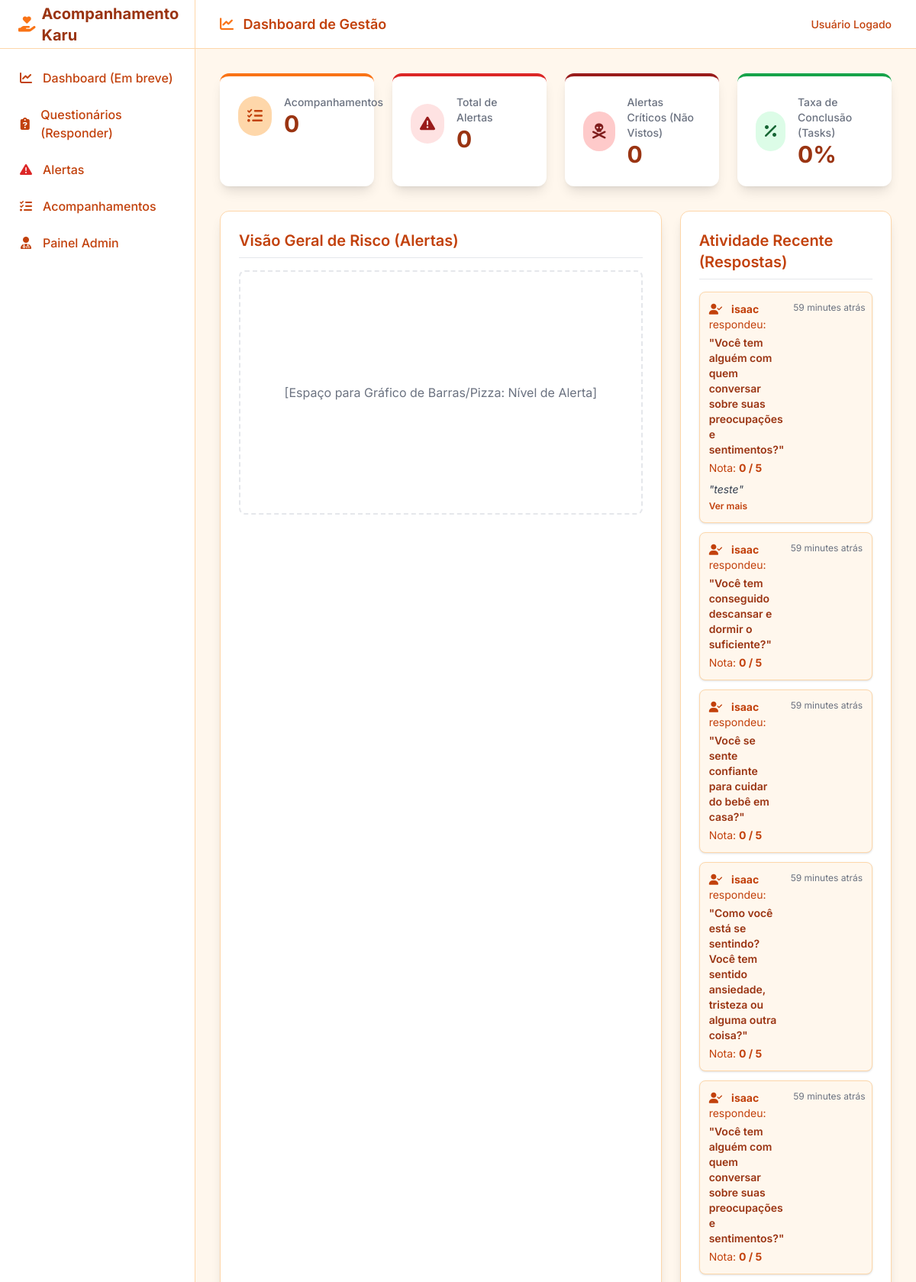
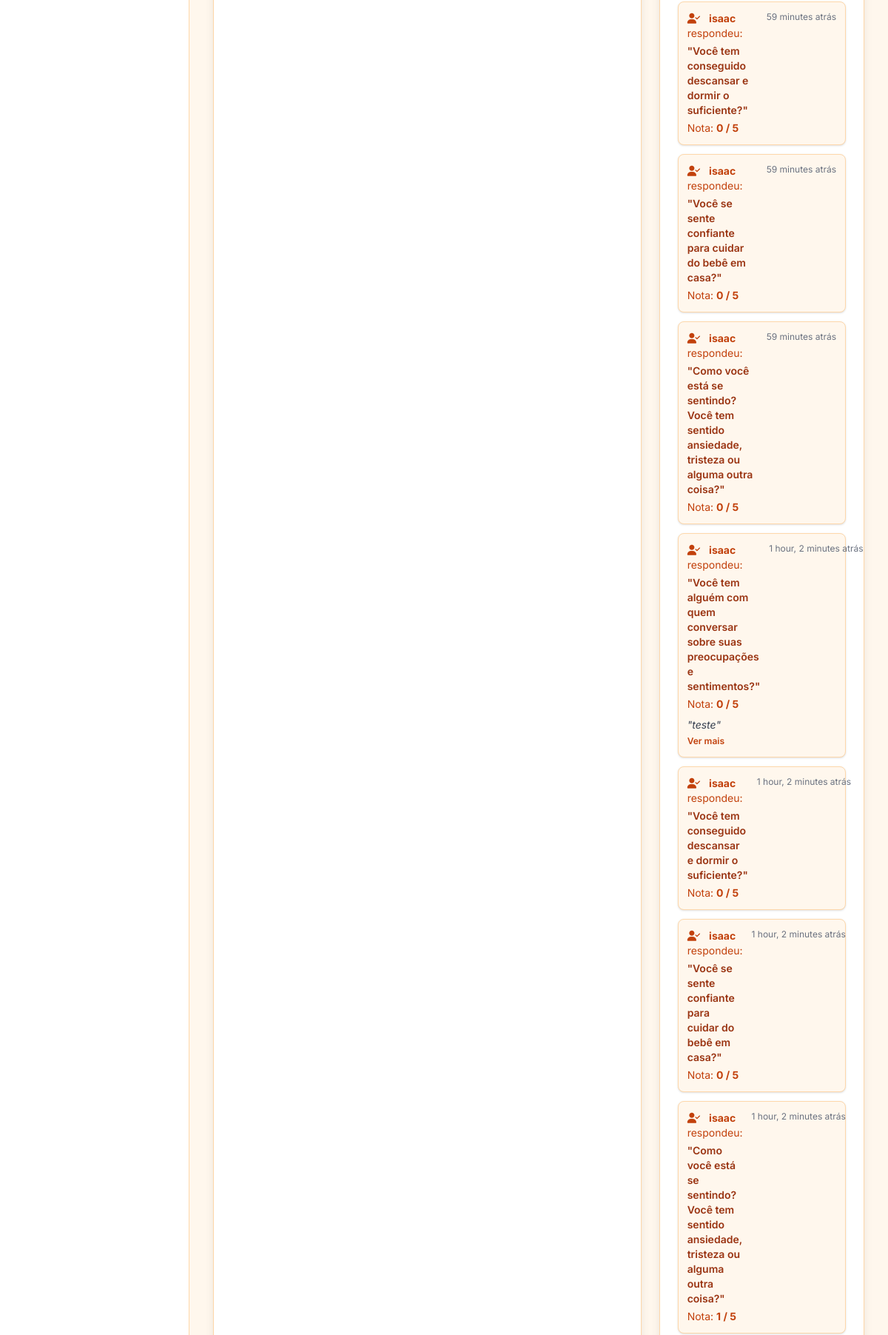
Page /dashboard_gestao/ (signed in, upper part) on the committed database (2 pictures, top to bottom).
### questionarios/models.py (models this page shows, shortened)
class Answer(models.Model):
    user = models.ForeignKey(User, on_delete=models.CASCADE)
    paciente = models.ForeignKey("Paciente", on_delete=models.CASCADE)
    question = models.ForeignKey(Question, on_delete=models.CASCADE)
    score = models.IntegerField()
    comment = models.TextField(blank=True, null=True)
    date = models.DateTimeField(auto_now_add=True)

class Question(models.Model):
    text = models.TextField()
    category = models.ForeignKey(QuestionCategory, on_delete=models.CASCADE)

### questionarios/views.py (the view)
# urls.py: path('dashboard_gestao/', views.dashboard_gestao, name='dashboard_gestao'),
@login_required
def dashboard_gestao(request):
    paciente = Paciente.objects.get(id=1)
    total_acompanhamentos = Acompanhamento.objects.filter(paciente=paciente).count()
    total_alertas = Alerta.objects.filter(user=request.user).count()
    alertas_criticos = Alerta.objects.filter(
        user=request.user,
        nivel='CRITICO'
    ).count()
    taxa_conclusao = 0
    respostas_recentes = Answer.objects.filter(
        paciente=paciente
    ).order_by('-date')[:60]
    return render(request, 'dashboard_gestao.html', {
        "total_acompanhamentos": total_acompanhamentos,
        "total_alertas": total_alertas,
        "alertas_criticos": alertas_criticos,
        "taxa_conclusao": taxa_conclusao,
        "respostas_recentes": respostas_recentes,
    })

### templates/dashboard_gestao.html (shortened to what this page needs)
{% extends "base.html" %}
{% block header_title %}
<i class="fa-solid fa-chart-line text-brand-600 mr-2"></i> Dashboard de Gestão
{% endblock %}
{% block content %}
<div class="space-y-8">
    <div class="grid grid-cols-1 sm:grid-cols-2 lg:grid-cols-4 gap-6">
        <div class="bg-white p-6 rounded-xl shadow-lg border-t-4 border-brand-600">
            <div class="flex items-center">
                <div class="flex-shrink-0 bg-brand-100 p-3 rounded-full text-brand-800">
                    <i class="fa-solid fa-list-check text-xl"></i>
                </div>
                <div class="ml-4">
                    <p class="text-sm font-medium text-gray-500">Acompanhamentos</p>
                    <p class="text-3xl font-bold text-brand-900">{{ total_acompanhamentos }}</p>
                </div>
            </div>
        </div>
        <div class="bg-white p-6 rounded-xl shadow-lg border-t-4 border-red-600">
            <div class="flex items-center">
                <div class="flex-shrink-0 bg-red-100 p-3 rounded-full text-red-800">
                    <i class="fa-solid fa-triangle-exclamation text-xl"></i>
                </div>
                <div class="ml-4">
                    <p class="text-sm font-medium text-gray-500">Total de Alertas</p>
                    <p class="text-3xl font-bold text-brand-900">{{ total_alertas }}</p>
                </div>
            </div>
        </div>
        <div class="bg-white p-6 rounded-xl shadow-lg border-t-4 border-red-800">
            <div class="flex items-center">
                <div class="flex-shrink-0 bg-red-200 p-3 rounded-full text-red-900">
                    <i class="fa-solid fa-skull-crossbones text-xl"></i>
                </div>
                <div class="ml-4">
                    <p class="text-sm font-medium text-gray-500">Alertas Críticos (Não Vistos)</p>
                    <p class="text-3xl font-bold text-brand-900">{{ alertas_criticos }}</p>
                </div>
            </div>
        </div>
        <div class="bg-white p-6 rounded-xl shadow-lg border-t-4 border-green-600">
            <div class="flex items-center">
                <div class="flex-shrink-0 bg-green-100 p-3 rounded-full text-green-800">
                    <i class="fa-solid fa-percent text-xl"></i>
                </div>
                <div class="ml-4">
                    <p class="text-sm font-medium text-gray-500">Taxa de Conclusão (Tasks)</p>
                    <p class="text-3xl font-bold text-brand-900">{{ taxa_conclusao }}%</p>
                </div>
            </div>
        </div>
    </div>
    <div class="grid grid-cols-1 lg:grid-cols-3 gap-6">
        <div class="lg:col-span-2 bg-white p-6 rounded-xl shadow-lg border border-brand-100">
            <h3 class="text-xl font-semibold text-brand-800 mb-4 border-b pb-2">
                Visão Geral de Risco (Alertas)
            </h3>
            <div class="h-80 flex items-center justify-center text-gray-500 border-2 border-dashed rounded-lg p-4">
                [Espaço para Gráfico de Barras/Pizza: Nível de Alerta]
            </div>
        </div>
        <div class="bg-white p-6 rounded-xl shadow-lg border border-brand-100">
            <h3 class="text-xl font-semibold text-brand-800 mb-4 border-b pb-2">
                Atividade Recente (Respostas)
            </h3>
            {% if respostas_recentes %}
            <ul class="space-y-3">
                {% for resposta in respostas_recentes %}
                <li class="p-3 rounded-lg text-sm bg-brand-50 text-brand-700 shadow border border-brand-100">
    <div class="flex justify-between">
        <div class="w-full">
            <i class="fa-solid fa-user-check mr-2"></i>
            <strong>{{ resposta.user.username }}</strong> respondeu:
            <br>
            <span class="text-brand-900 font-semibold block mt-1">
                "{{ resposta.question.text }}"
            </span>
            <div class="mt-1">
                Nota:
                <span class="font-bold text-brand-800">
                    {{ resposta.score }} / 5
                </span>
            </div>
            {% if resposta.comment %}
            <div class="mt-2">
                <p class="text-gray-700 italic line-clamp-2 overflow-hidden transition-all duration-300"
                   id="comment-{{ resposta.id }}">
                    "{{ resposta.comment }}"
                </p>
                <button onclick="
                    let el = document.getElementById('comment-{{ resposta.id }}');
                    if(el.classList.contains('line-clamp-2')){
                        el.classList.remove('line-clamp-2');
                        this.innerText = 'Ver menos';
                    } else {
                        el.classList.add('line-clamp-2');
                        this.innerText = 'Ver mais';
                    }
                "
                class="text-brand-700 font-semibold text-xs mt-1 hover:underline">
                    Ver mais
                </button>
            </div>
            {% endif %}
        </div>
        <span class="text-xs text-gray-500 text-right ml-3 whitespace-nowrap">
            {{ resposta.date|timesince }} atrás
        </span>
    </div>
</li>
{% endfor %}
            </ul>
            {% else %}
            <p class="text-center text-gray-500 italic p-4 border-2 border-dashed rounded-lg">
                Nenhuma resposta encontrada. Cadastre Questionários e Respostas para ver a atividade.
            </p>
            {% endif %}
        </div>
    </div>
</div>
{% endblock content %}

### rows in the picture
Answer: user.username "isaac", question.text "Você tem alguém com quem conversar sobre suas preocupações e sentimentos?", score "0", comment "teste", date "59 minutes"
Answer: user.username "isaac", question.text "Você tem conseguido descansar e dormir o suficiente?", score "0", date "59 minutes"
Answer: user.username "isaac", question.text "Você se sente confiante para cuidar do bebê em casa?", score "0", date "59 minutes"
Answer: user.username "isaac", question.text "Como você está se sentindo? Você tem sentido ansiedade, tristeza ou alguma outra coisa?", score "0", date "59 minutes"
Answer: user.username "isaac", question.text "Você tem alguém com quem conversar sobre suas preocupações e sentimentos?", score "0", date "59 minutes"
Answer: user.username "isaac", question.text "Você tem conseguido descansar e dormir o suficiente?", score "0", date "59 minutes"
Answer: user.username "isaac", question.text "Você se sente confiante para cuidar do bebê em casa?", score "0", date "59 minutes"
Answer: user.username "isaac", question.text "Como você está se sentindo? Você tem sentido ansiedade, tristeza ou alguma outra coisa?", score "0", date "59 minutes"
Answer: user.username "isaac", question.text "Você tem alguém com quem conversar sobre suas preocupações e sentimentos?", score "0", comment "teste", date "1 hour, 2 minutes"
Answer: user.username "isaac", question.text "Você tem conseguido descansar e dormir o suficiente?", score "0", date "1 hour, 2 minutes"
Answer: user.username "isaac", question.text "Você se sente confiante para cuidar do bebê em casa?", score "0", date "1 hour, 2 minutes"
Answer: user.username "isaac", question.text "Como você está se sentindo? Você tem sentido ansiedade, tristeza ou alguma outra coisa?", score "1", date "1 hour, 2 minutes"

### other values in the picture
{{ total_acompanhamentos }} "0"
{{ total_alertas }} "0"
{{ alertas_criticos }} "0"
{{ taxa_conclusao }} "0"
